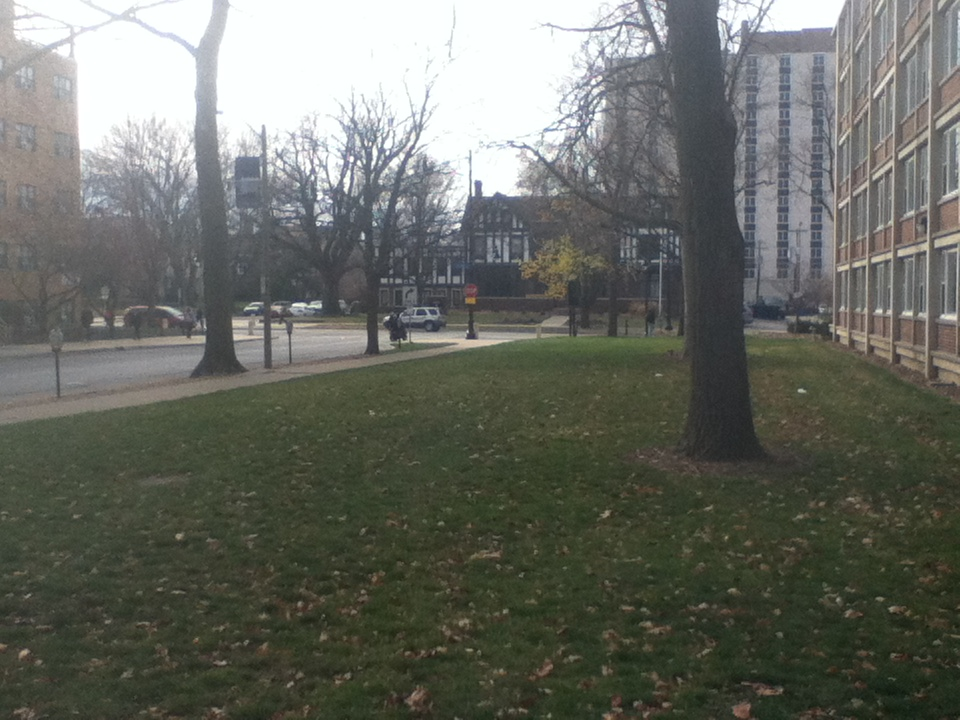
%> input picture Project3/paritosh_Project3/Stitching/ex1.jpg, 960 x 720 px
$ octave matlab_exract_correspondance.m   (GNU Octave 9; MATLAB toolbox functions it lacks are replaced by stand-ins)
%> lines starting %> are read from the running program, lines starting %| are printed output that depends on the picture
### Project3/paritosh_Project3/Stitching/est_homography.m
function H = est_homography(X,Y,x,y)
% H = est_homography(X,Y,x,y)
% Compute the homography matrix from source(x,y) to destination(X,Y)
%
%    X,Y are coordinates of destination points
%    x,y are coordinates of source points
%    X/Y/x/y , each is a vector of n*1, n>= 4
%
%    H is the homography output 3x3
%   (X,Y, 1)^T ~ H (x, y, 1)^T

A = zeros(length(x(:))*2,9);

for i = 1:length(x(:)),
 a = [x(i),y(i),1];
 b = [0 0 0];
 c = [X(i);Y(i)];
 d = -c*a;
 A((i-1)*2+1:(i-1)*2+2,1:9) = [[a b;b a] d];
end

[U S V] = svd(A);
h = V(:,9);
H = reshape(h,3,3)';
end

### Project3/paritosh_Project3/Stitching/apply_homography.m
function [X, Y] = apply_homography(H, x, y)
% [X, Y] = apply_homography(H, x, y)
% Use homogrphay matrix H to compute position (x,y) in the source image to
% the position (X,Y) in the destination image
%
% Input
%   H : 3*3 homography matrix, refer to setup_homography
%   x : the column coords vector, n*1, in the source image
%   y : the column coords vector, n*1, in the source image
% Outputs
%   X : the column coords vector, n*1, in the destination image
%   Y : the column coords vector, n*1, in the destination image

p1 = [x'; y'; ones(1, length(x))];
q1 = H*p1;
q1 = q1./[q1(3, :); q1(3,:); q1(3, :)];

X = q1(1,:)';
Y = q1(2, :)';

### Project3/paritosh_Project3/Stitching/matlab_exract_correspondance.m
%% MATLAB detect features

I1 = rgb2gray(imread('ex1.jpg'));
%> I1: size 720x960 uint8; min 17, max 255, mean 105.3
I2 = rgb2gray(imread('ex2.jpg'));
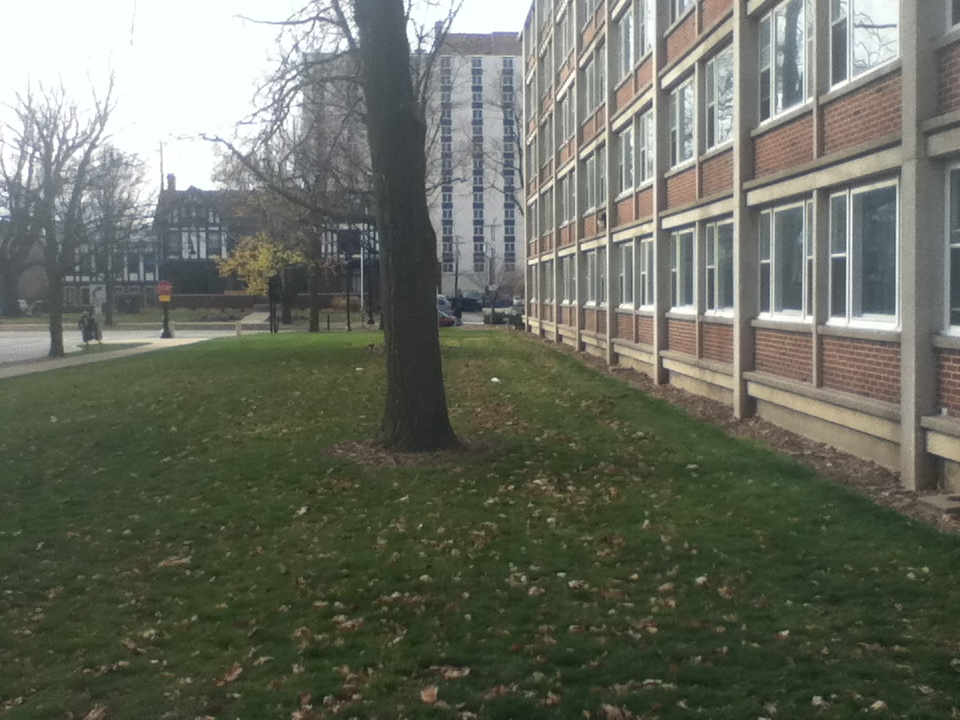
%> input picture Project3/paritosh_Project3/Stitching/ex2.jpg, 960 x 720 px
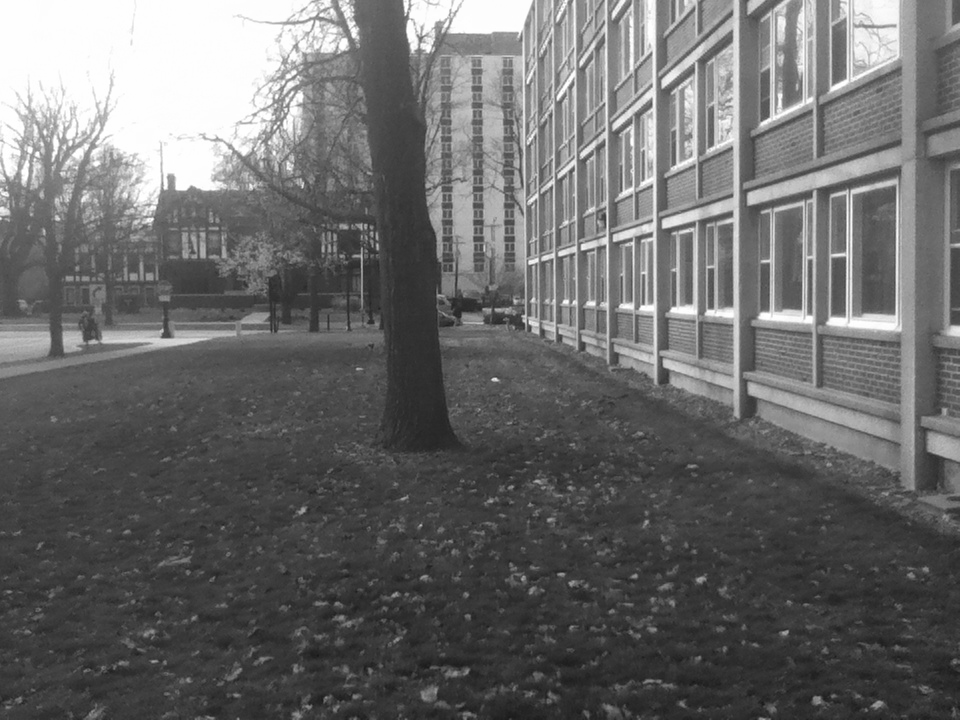
%> I2: size 720x960 uint8; min 23, max 255, mean 106.8

points1 = detectHarrisFeatures(I1);
%> points1 = 1653 points; strongest (x, y): (474, 196), (294, 305), (461, 225), (593, 116), (591, 116)
points2 = detectHarrisFeatures(I2);
%> points2 = 2107 points; strongest (x, y): (493, 380), (583, 250), (153, 220), (530, 264), (560, 256)

[features1, valid_points1] = extractFeatures(I1, points1);
%> valid_points1 = 1322 points; strongest (x, y): (474, 196), (294, 305), (461, 225), (593, 116), (591, 116)
[features2, valid_points2] = extractFeatures(I2, points2);
%> valid_points2 = 1603 points; strongest (x, y): (493, 380), (583, 250), (153, 220), (530, 264), (560, 256)


indexPairs = matchFeatures(features1, features2);
%> indexPairs = 209 rows, first 12: [466 4; 467 7; 480 14; 487 23; 488 22; 491 26; 492 29; 497 30; 498 34; 509 36; 512 38; 516 46]

matchedPoints1 = valid_points1(indexPairs(:, 1), :);
%> matchedPoints1 = 209 points; strongest (x, y): (474, 196), (461, 225), (388, 155), (484, 196), (468, 332)
matchedPoints2 = valid_points2(indexPairs(:, 2), :);
%> matchedPoints2 = 209 points; strongest (x, y): (493, 380), (153, 220), (530, 324), (523, 317), (525, 322)

%figure; showMatchedFeatures(I1, I2, matchedPoints1, matchedPoints2,'montage');

%%

show_ANMS = 1;
visualizeRANSAC = 0;
visualizeResult = 0;
visualizeHomography = 0;


%% assign the nomenclature
source_pts = fliplr(matchedPoints1.Location);
%> source_pts = 209 rows, first 12: [182 380; 203 380; 193 384; 175 387; 208 387; 155 388; 203 388; 165 390; 131 391; 152 394; 132 395; 170 397]
dest_pts = fliplr(matchedPoints2.Location);
%> dest_pts = 209 rows, first 12: [174 61; 197 62; 186 65; 167 70; 201 69; 146 71; 194 72; 156 73; 120 75; 143 77; 123 78; 161 80]

%% RANSAC to get rid of false positives

% ransac param
list = (1: size(source_pts,1));
%> list = 209 values from 1 to 209
maxNumInliers = 0;
lineCheck = 1;
margin = 20;
%say that the max number of iterations that we will need = 100
maxIter = 100;

% visual handles
if (visualizeRANSAC)
    ransac_fig = figure;
    ransac_ax = axes;
end
if (visualizeHomography)
    hom_graph = figure;
    hom_axes = axes;
    imshow(I2);
end

% iterations
for iterRANSAC = 1 : maxIter

    % get valid 4 points
    curr_desc_idx = randsample(list,4);


    % current points in consideration - cartesian
    current_source = source_pts(curr_desc_idx,:);
    current_dest = dest_pts(curr_desc_idx,:);


    % visualize the points of RANSAC - verify matched points
    if (visualizeRANSAC)

        showMatchedFeatures(I1, I2,fliplr(current_source), fliplr(current_dest),...
                            'montage', 'Parent', ransac_ax);
        title(ransac_ax, 'Candidate point matches');
        legend(ransac_ax, 'Matched points 1','Matched points 2');
    end

    % the est_homography
    H = est_homography(current_dest(:,2), current_dest(:,1),...
                        current_source(:,2), current_source(:,1));

    % apply this estimate to all the desc points
    [projected_destC, projected_destR] = apply_homography(H, source_pts(:,2), source_pts(:,1));
    projected_dest = [projected_destR projected_destC];


    % visualize all projected points

    if (visualizeHomography)

        figure(hom_graph);
        hold(hom_axes);
        plot(projected_dest(:,2), projected_dest(:,1),'.r');
        plot(dest_pts(:,2), dest_pts(:,1),'*b');
        hold(hom_axes);
    end


    % comapare the result with original points - calculate the error
    error = ((dest_pts(:,1) - projected_dest(:,1)).^2 + (dest_pts(:,2) - projected_dest(:,2)).^2);

    % filter by margin threshold
    inliers_ = (error < margin);

    % store data if valuable
    if length(find(inliers_)) > maxNumInliers

        bestH = H;
        bestInliers_id = find(inliers_);
        maxNumInliers = length(bestInliers_id);

        inlierSet = source_pts(bestInliers_id,:);
        corr_inlierSet = dest_pts(bestInliers_id,:);
        bestH_post = est_homography(dest_pts(:,2), dest_pts(:,1),...
                                    inlierSet(:,2), inlierSet(:,1));


    end

    disp(iterRANSAC);

end
%> this loop made 100 passes
%> (curr_desc_idx, current_source, current_dest, maxNumInliers) on passes 1, 2, 3, 9: ([177 159 90 57], [590 826; 108 790; 154 562; 196 484], [570 512; 111 482; 146 258; 189 177], 68), ([107 86 165 66], [435 585; 146 558; 329 811; 261 500], [432 283; 140 252; 320 504; 257 197], 85), ([100 123 190 107], [137 574; 79 602; 500 849; 435 585], [131 269; 73 297; 482 536; 432 283], 172), ([55 169 116 6], [339 477; 189 813; 137 595; 155 388], [337 172; 187 505; 132 292; 146 71], 194)
%> (curr_desc_idx, current_source, current_dest) on passes 4, 5, 6, 7, 8, 10: ([59 159 131 55], [239 492; 108 790; 230 656; 339 477], [234 188; 111 482; 225 356; 337 172]), ([191 206 170 189], [611 851; 67 895; 206 813; 345 848], [588 535; 72 575; 202 506; 334 539]), ([65 153 189 144], [193 498; 111 789; 345 848; 214 779], [187 192; 111 482; 334 539; 210 475]), ([99 22 92 129], [89 574; 173 414; 172 566; 262 643], [83 266; 164 100; 167 262; 257 344]), ([191 203 101 182], [611 851; 168 892; 99 576; 337 840], [588 535; 168 574; 93 271; 327 532]), ([151 84 173 141], [181 788; 162 549; 127 814; 184 757], [178 482; 156 244; 126 505; 181 453])
%> after the loop, bestInliers_id = 194 values from 1 to 209; corr_inlierSet = 194 rows, first 12: [174 61; 197 62; 186 65; 167 70; 201 69; 146 71; 194 72; 156 73; 120 75; 143 77; 123 78; 161 80]; inlierSet = 194 rows, first 12: [182 380; 203 380; 193 384; 175 387; 208 387; 155 388; 203 388; 165 390; 131 391; 152 394; 132 395; 170 397]
